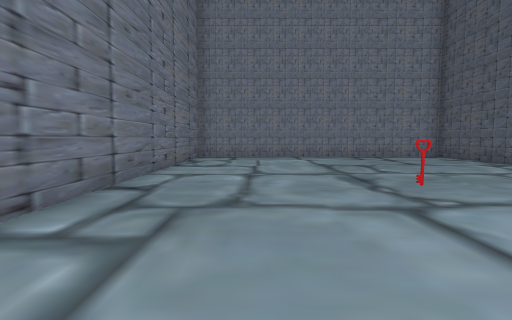
View 1 (above)

12 first-person views from a walk through a Unity game level. The camera is 1.5 m above the floor, tilts 4° down and sees 80° across. The floor is counted in squares, 2 m on a side. Each view is taken from the middle of a square. On the plan, view 1 faces up. The plan holds only what a view shows up to about 10 squares ahead; the rest is blank. The place goes on beyond the plan. The player is left out.

View 2
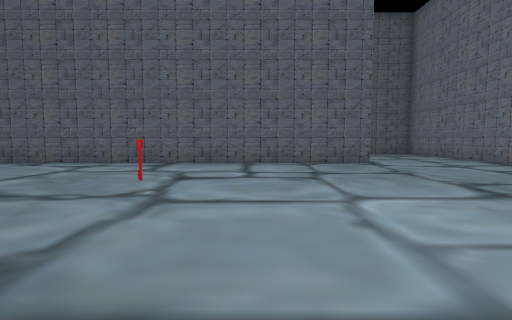

View 3
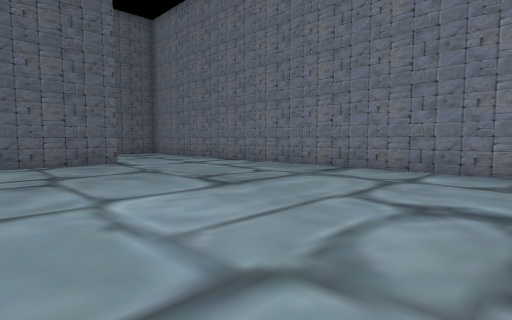

View 4
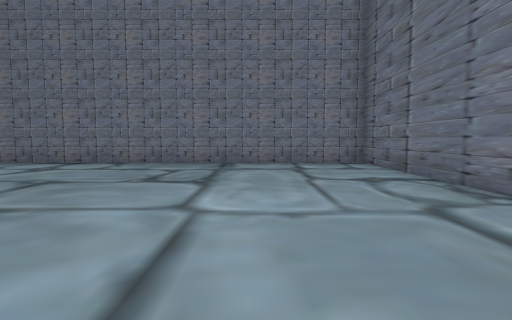

View 5
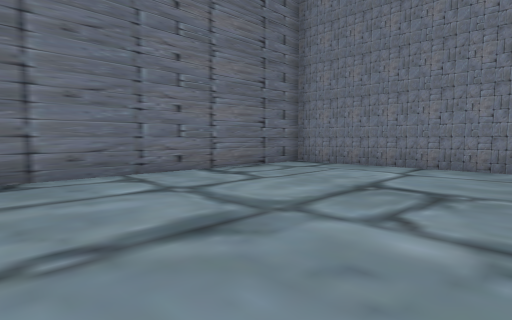

View 6
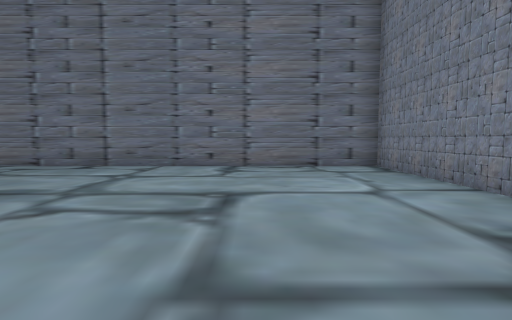

View 7
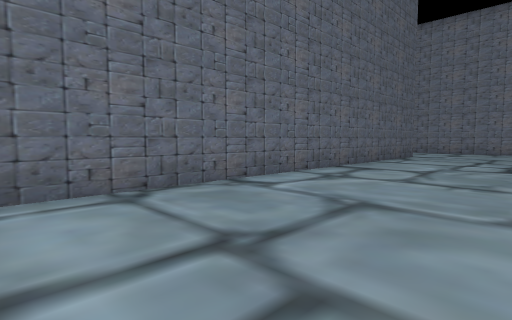

View 8
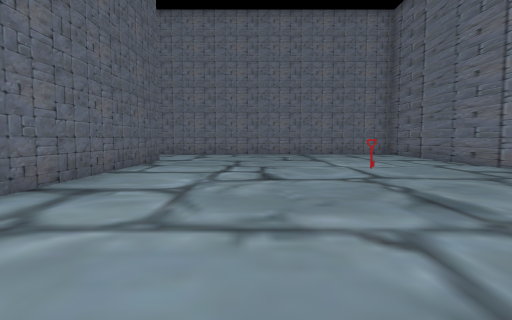

View 9
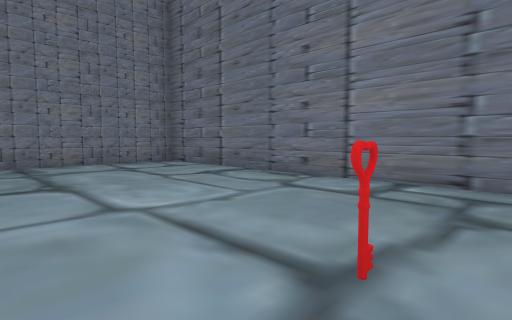

View 10
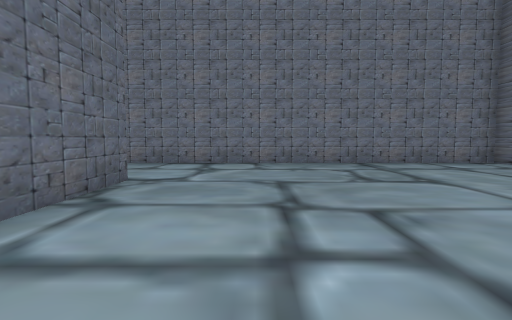

View 11
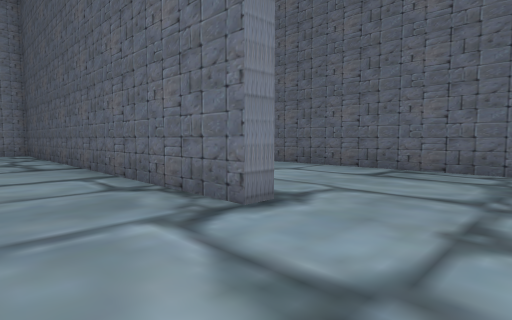

View 12
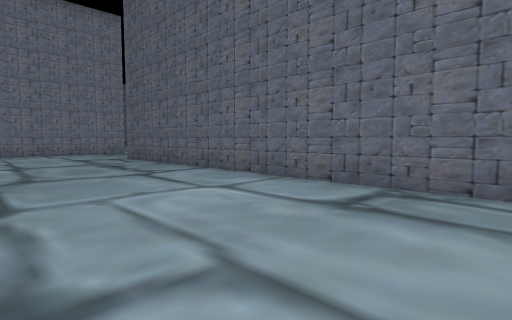

### Floor plan
Points are (right, up) in squares from view 1. A wall is a line through its corners. A room is listed if a view was taken in it or the views show most of it. See-through windows are left out.
Room 1 (views 1, 2, 3, 4, 5, 6, 7, 8, 9, 10, 11)
walls: (7.3, -1.5) (7.3, 11.8); (-1.9, 12.3) (-2.3, 12.3) (-2.3, -5.3) (7.5, -5.4)
ways out: opening at (7, -3) to room 2
objects: other object (2, 3)
Room 2 (view 12)
walls: (12.7, -3.4) (12.7, 6.5); (7.5, -5.4) (9, -5.4); (7.9, -1.5) (7.3, -1.5)
ways out: opening at (7, -3) to room 1

Where each view was taken, in squares from view 1:
view 1: 0 up, 0 right, facing up
view 2: 2 up, 2 left, facing right
view 3: 2 up, 2 left, facing down-right
view 4: 4 up, 1 right, facing down
view 5: 4 up, 4 right, facing up-left
view 6: 9 up, 6 right, facing left
view 7: 12 up, 3 right, facing down-right
view 8: 9 up, 4 right, facing down
view 9: 4 up, 3 right, facing down-left
view 10: 4 up, 5 right, facing down
view 11: 4 down, 5 right, facing up-right
view 12: 3 down, 8 right, facing up-right
